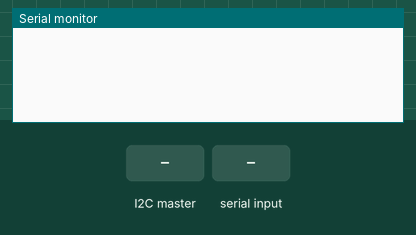
Simulated run of this sketch. Board: Arduino Uno, built with avr-gcc and run on an emulated ATmega328P. On the bench: the last lines printed to the serial monitor. Inputs (shaded band) come from the test bench.

Above: at 1.2 s.
1.3 s: the I2C master sends the byte 1
At 2.5 s:
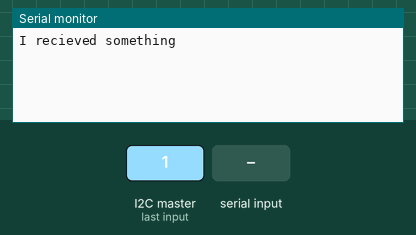
2.8 s: "Tone 1: \n" received over Serial
At 4.2 s:
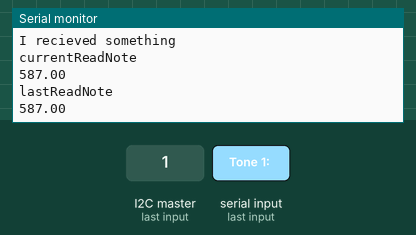

The sketch:

Build-A-Chord-ingly_slave_2.0.ino
```cpp
#include "Arduino.h" // Including the Arduino library for standard definitions and functions
#include "Wire.h" // Including the Wire library for I2C communication

/*
    Datastructure to hold information about which tones
    the slave should look for.
*/
struct Chord {
  float tone1;
  float tone2;
  float tone3;
  float tone4;
};

float lastReadNote = 0; // Variable to store the last noteblock(tag) read by the rfid reader
float currentReadNote = 0; // Variable to store the the value of the noteblock thats just been read.
char dataToSend = '0'; // Variable to store data that will be sent to the master

Chord receivedChord; // Variable to store the chord received from master

///////////////////////////////////////////////////////////////////////////////77
// Definition of our tones identifiers
float A = 730; // A block identifier
float B = 714; // B block identifier
float C = 734; // C block identifier
float D = 667; // D block identifier
float E = 742; // E block identifier
float F = 682; // F block identifier
float G = 680; // G block identifier
//////////////////////////////////////////////////////////////////////

void setup() {
  Wire.begin(2); // Initialize the I2C communication as a slave. REMEMBER to change the parameter value when writing to different slaves
  Wire.onReceive(receiveEvent); // Set up a function to be called when data is received by the master
  Wire.onRequest(requestEvent); // Set up a function to be called when data is requested by the master
  Serial.begin(9600); // Initialize the serial communication at 9600 baud rate
}

void loop() {
  while(Serial.available() > 0) {
    currentReadNote += Serial.read(); // Accumulate the info of the tag read by the rfid reader
  }
  delay(100);

  if(currentReadNote != 0){
    Serial.println("currentReadNote");
    Serial.println(currentReadNote);
    lastReadNote = currentReadNote;
    Serial.println("lastReadNote");
    Serial.println(lastReadNote);

      //////////////////////////////////////
    if(lastReadNote == A){dataToSend = '1';}
    if(lastReadNote == B){dataToSend = '2';}
    if(lastReadNote == C){dataToSend = '3';}
    if(lastReadNote == D){dataToSend = '4';}
    if(lastReadNote == E){dataToSend = '5';}
    if(lastReadNote == F){dataToSend = '6';}
    if(lastReadNote == G){dataToSend = '7';}
    ////////////////////////////////////////
    currentReadNote = 0; // Reset the current note so we inorder to read
  }
  //Serial.println(lastReadNote);


    //Serial.println(dataToSend);
}

/*
    Function to handle the data received from master
*/
void receiveEvent(int numBytes) {
  Serial.println("I recieved something");
  if (numBytes == sizeof(Chord)) { // Check if the received data matches the size of the Chord structure
    char* dataReceived = (char*)malloc(sizeof(Chord)); // Allocate memory for received data
    Wire.readBytes(dataReceived, sizeof(Chord)); // Read the data into the allocated memory
    memcpy(&receivedChord, dataReceived, sizeof(Chord)); // Convert char array to Chord struct
    free(dataReceived); // Free the allocated memory of dataReceived
    lastReadNote = 0; // Reset the last read note
    /*
    Serial.println("Received Chord -->");
    Serial.println("Tone 1: ");
    Serial.println(receivedChord.tone1);
    Serial.println("Tone 2: ");
    Serial.println(receivedChord.tone2);
    Serial.println("Tone 3: ");
    Serial.println(receivedChord.tone3); */
  }
}

// Function to handle the data that should be sent to the master upon request
void requestEvent() {
  Serial.println("datatoSend");
  Serial.println(dataToSend);
  Wire.write(dataToSend); // Send the data stored in dataToSend
}
```

Measured:
- after the input at 1.3 s, the serial monitor: prints a new line at once (image 1)
- after the input at 2.8 s, the serial monitor: prints a new line after 0.20 s (image 2)
